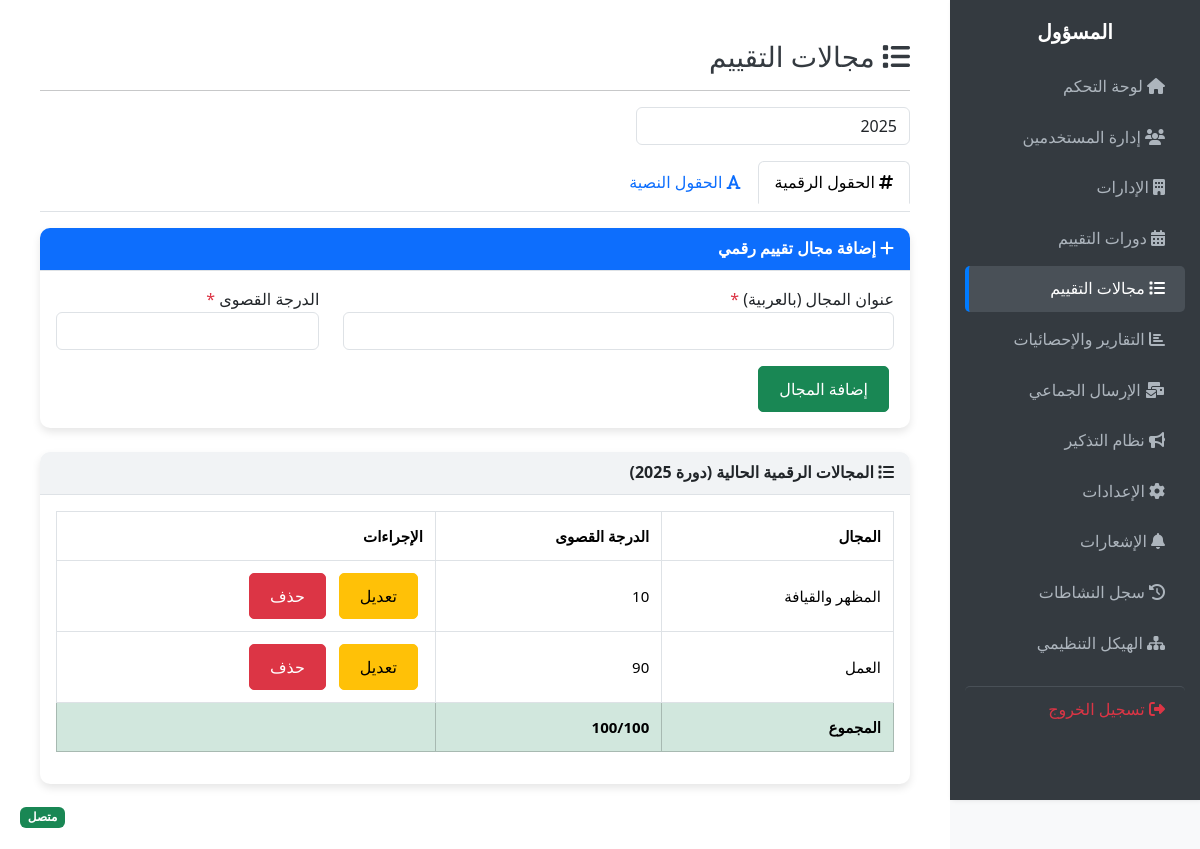
Page /public/admin/evaluation-fields.php (signed in) on the committed database.
### tables this page shows
CREATE TABLE `evaluation_cycles` (
  `id` int(10) UNSIGNED NOT NULL,
  `year` year(4) NOT NULL COMMENT 'سنة التقييم',
  `status` enum('active','inactive','archived') NOT NULL DEFAULT 'inactive',
  `start_date` date DEFAULT NULL,
  `end_date` date DEFAULT NULL,
  `created_at` timestamp NOT NULL DEFAULT current_timestamp()
);

CREATE TABLE `evaluation_fields` (
  `id` int(10) UNSIGNED NOT NULL,
  `cycle_id` int(10) UNSIGNED NOT NULL COMMENT 'دورة التقييم',
  `title_ar` varchar(200) NOT NULL COMMENT 'عنوان المجال بالعربية',
  `title_en` varchar(200) DEFAULT NULL,
  `max_score` tinyint(3) UNSIGNED NOT NULL DEFAULT 20 COMMENT 'الدرجة القصوى (يجب أن يجمع المجموع 100)',
  `is_required` tinyint(1) NOT NULL DEFAULT 1 COMMENT 'هل الحقل إلزامي؟',
  `order_index` tinyint(3) UNSIGNED NOT NULL DEFAULT 0 COMMENT 'ترتيب العرض'
);

### public/admin/evaluation-fields.php (the view, shortened to what this page needs)
<?php
require_once '../../app/core/db.php';
$cycles = $pdo->query("SELECT * FROM evaluation_cycles WHERE status = 'active'")->fetchAll();
$selected_cycle = $_GET['cycle'] ?? ($cycles ? $cycles[0]['id'] : null);
$tab = $_GET['tab'] ?? 'numeric';
$numeric_fields = $text_fields = [];
if ($selected_cycle) {
    $nf_stmt = $pdo->prepare("SELECT * FROM evaluation_fields WHERE cycle_id = ? ORDER BY order_index");
    $nf_stmt->execute([$selected_cycle]);
    $numeric_fields = $nf_stmt->fetchAll();
}
?>
<!DOCTYPE html>
<html dir="rtl" lang="ar">
<head>
    <link href="https://cdn.jsdelivr.net/npm/bootstrap@5.3.2/dist/css/bootstrap.rtl.min.css" rel="stylesheet">
    <link rel="stylesheet" href="https://cdnjs.cloudflare.com/ajax/libs/font-awesome/6.4.0/css/all.min.css">
    <link rel="stylesheet" href="../assets/css/admin-dashboard.css">
</head>
<body class="admin-dashboard">
<?php
require_once '_sidebar_nav.php';
?>
<main class="admin-main-content">
    <h3><i class="fas fa-list"></i> مجالات التقييم</h3>
    <hr>
    <?php if (empty($cycles)): ?>
        <div class="alert alert-warning">لا توجد دورات تقييم نشطة. يرجى إنشاء دورة أولاً.</div>
    <?php else: ?>
        <form method="GET" class="mb-3">
            <div class="row">
                <div class="col-md-4">
                    <select name="cycle" class="form-control" onchange="this.form.submit()">
                        <?php foreach ($cycles as $c): ?>
                        <option value="<?= $c['id'] ?>" <?= $c['id'] == $selected_cycle ? 'selected' : '' ?>>
                            <?= $c['year'] ?>
                        </option>
                        <?php endforeach; ?>
                    </select>
                </div>
            </div>
        </form>
        <ul class="nav nav-tabs mb-3">
            <li class="nav-item">
                <a class="nav-link <?= $tab === 'numeric' ? 'active' : '' ?>"
                   href="?cycle=<?= $selected_cycle ?>&tab=numeric">
                    <i class="fas fa-hashtag"></i> الحقول الرقمية
                </a>
            </li>
            <li class="nav-item">
                <a class="nav-link <?= $tab === 'text' ? 'active' : '' ?>"
                   href="?cycle=<?= $selected_cycle ?>&tab=text">
                    <i class="fas fa-font"></i> الحقول النصية
                </a>
            </li>
        </ul>
        <?php if ($tab === 'numeric'): ?>
            <div class="card mb-4">
                <div class="card-header bg-primary text-white">
                    <i class="fas fa-plus"></i> إضافة مجال تقييم رقمي
                </div>
                <div class="card-body">
                    <form method="POST">
                        <div class="row">
                            <div class="col-md-8 mb-3">
                                <label>عنوان المجال (بالعربية) <span class="text-danger">*</span></label>
                                <input type="text" name="title_ar" class="form-control" required>
                            </div>
                            <div class="col-md-4 mb-3">
                                <label>الدرجة القصوى <span class="text-danger">*</span></label>
                                <input type="number" name="max_score" class="form-control" min="1" max="100" required>
                            </div>
                        </div>
                        <button type="submit" name="add_numeric_field" class="btn btn-success">إضافة المجال</button>
                    </form>
                </div>
            </div>
            <?php if ($numeric_fields): ?>
            <div class="card">
                <div class="card-header">
                    <i class="fas fa-list"></i> المجالات الرقمية الحالية (دورة <?= $cycles[array_search($selected_cycle, array_column($cycles, 'id'))]['year'] ?>)
                </div>
                <div class="card-body">
                    <div class="table-responsive">
                        <table class="table table-bordered">
                            <thead><tr><th>المجال</th><th>الدرجة القصوى</th><th>الإجراءات</th></tr></thead>
                            <tbody>
                                <?php foreach ($numeric_fields as $f): ?>
                                <tr>
                                    <td><?= htmlspecialchars($f['title_ar']) ?></td>
                                    <td><?= $f['max_score'] ?></td>
                                    <td>
                                        <a href="javascript:void(0);"
                                            class="btn btn-sm btn-warning me-1"
                                            data-bs-toggle="modal"
                                            data-bs-target="#editNumericModal"
                                            data-id="<?= $f['id'] ?>"
                                            data-title="<?= htmlspecialchars($f['title_ar']) ?>"
                                            data-score="<?= $f['max_score'] ?>">
                                            تعديل
                                        </a>
                                        <a href="?cycle=<?= $selected_cycle ?>&tab=numeric&delete_numeric=<?= $f['id'] ?>" class="btn btn-sm btn-danger" onclick="return confirm('حذف المجال؟')">حذف</a>
                                    </td>
                                </tr>
                                <?php endforeach; ?>
                                <tr class="table-success">
                                    <td><strong>المجموع</strong></td>
                                    <td><strong><?= array_sum(array_column($numeric_fields, 'max_score')) ?>/100</strong></td>
                                    <td></td>
                                </tr>
                            </tbody>
                        </table>
                    </div>
                </div>
            </div>
            <?php endif; ?>
            <?php endif; ?>
    <?php endif; ?>
</main>
<div id="internet-status">
    <span class="badge bg-success">متصل</span>
</div>
</body>
</html>

### public/assets/css/admin-dashboard.css (style rules this page uses)
body { font-family: 'Segoe UI', Tahoma, Geneva, Verdana, sans-serif; background-color: #f8f9fa; color: #212529; margin: 0; padding: 0; direction: rtl; }
.admin-dashboard { display: flex; min-height: 100vh; background-color: #f8f9fa; }
.admin-main-content { margin-right: 250px; padding: 20px; width: calc(100% - 250px); background: #fff; min-height: 100vh; overflow-x: hidden; }
h3, h4, h5 { color: #343a40; }
.card { margin-bottom: 20px; border: none; border-radius: 10px; box-shadow: 0 4px 8px rgba(0,0,0,0.1); }
.card-header { background: #f1f3f5; border-bottom: 1px solid #dee2e6; border-radius: 10px 10px 0 0 !important; font-weight: bold; }
.table { font-size: 14px; }
.table th, .table td { vertical-align: middle; padding: 12px; }
.btn { font-size: 14px; padding: 8px 16px; border-radius: 5px; transition: all 0.3s ease; }
.btn-sm { padding: 6px 12px; font-size: 12px; }
#internet-status { position: fixed; bottom: 20px; left: 20px; z-index: 1000; }
@media (min-width: 992px) { .admin-main-content { padding: 30px; } }
@media (min-width: 992px) { .card { margin-bottom: 25px; } }
@media (min-width: 992px) { .table th, .table td { font-size: 15px; } }
@media (min-width: 992px) { .btn { font-size: 16px; padding: 10px 20px; } }
body { line-height: 1.6; }
p, li { margin-bottom: 0.5rem; }
[dir="rtl"] .card-header { text-align: right; }
[dir="rtl"] .table th, [dir="rtl"] .table td { text-align: right; }
[dir="rtl"] .btn { margin-right: 5px; }
* { box-sizing: border-box; -webkit-tap-highlight-color: transparent; }
@media screen and (min-width: 1024px) { .admin-main-content { padding: 40px; } }

### rows in the picture
evaluation_cycles: year "2025"
evaluation_fields: title_ar "المظهر والقيافة", max_score "10"
evaluation_fields: title_ar "العمل", max_score "90"

### other values in the picture
array_sum(array_column($numeric_fields, 'max_score')) "100"
form field cycle "2025"
